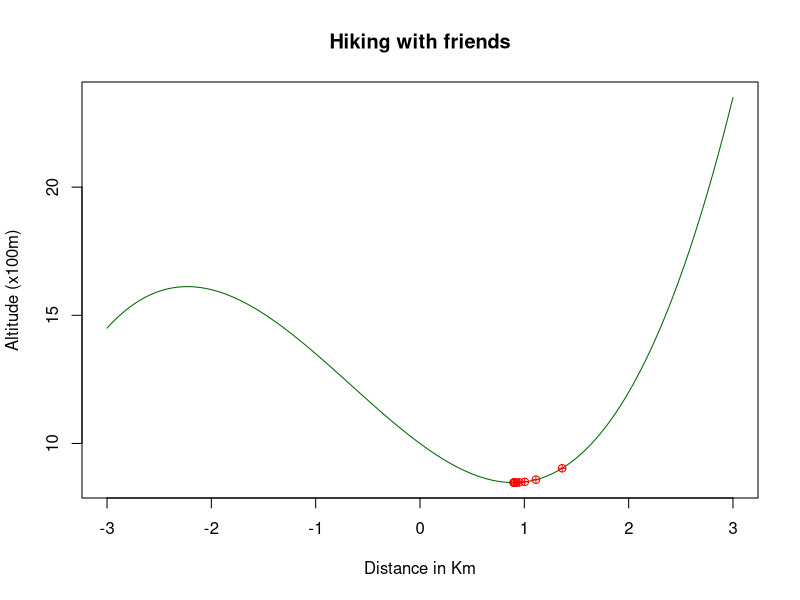

Source code (R):
hill_function <- function(x){
  0.5*x^{3}+x^{2}-3*x+10
}

dhill_function <- function(x){
  1.5*x^{2}+2*x-3
}


x=seq(-3,3, 0.01)
plot(x, hill_function(x), type='l', col='dark green', main="Hiking with friends", xlab="Distance in Km", ylab="Altitude (x100m)")

dx <- 1/10
x_1 <- 2.5
if (hill_function(x_1+dx) > hill_function(x_1)) {
  dx <- -1/10
} 

# This is the starting point
point <- c(x_1, hill_function(x_1), dx)
point_list <- list(point)

##Version 2
for (i in 2:11) {
# First we need the df at the point, where we currently are
  df_new <- dhill_function(unlist(point_list[i-1])[1])
# Now we calculate the new step to use 
dx_new <- dx * df_new
# New x position is the previous one plus the new dx
  x_new <- unlist(point_list[i-1])[1] + dx_new
# New y position is the hill function at the new x
  y_new <- hill_function(x_new)
  # Drawing the point on the plot
  points(x_new, y_new, pch=10, col='red')
# Creating the point vector with the newly calculated data
  point <- c(x_new, y_new, dx_new, df_new)
# Appending the point vector to the list of points
  point_list <- append(point_list, list(point))
}
point_list
